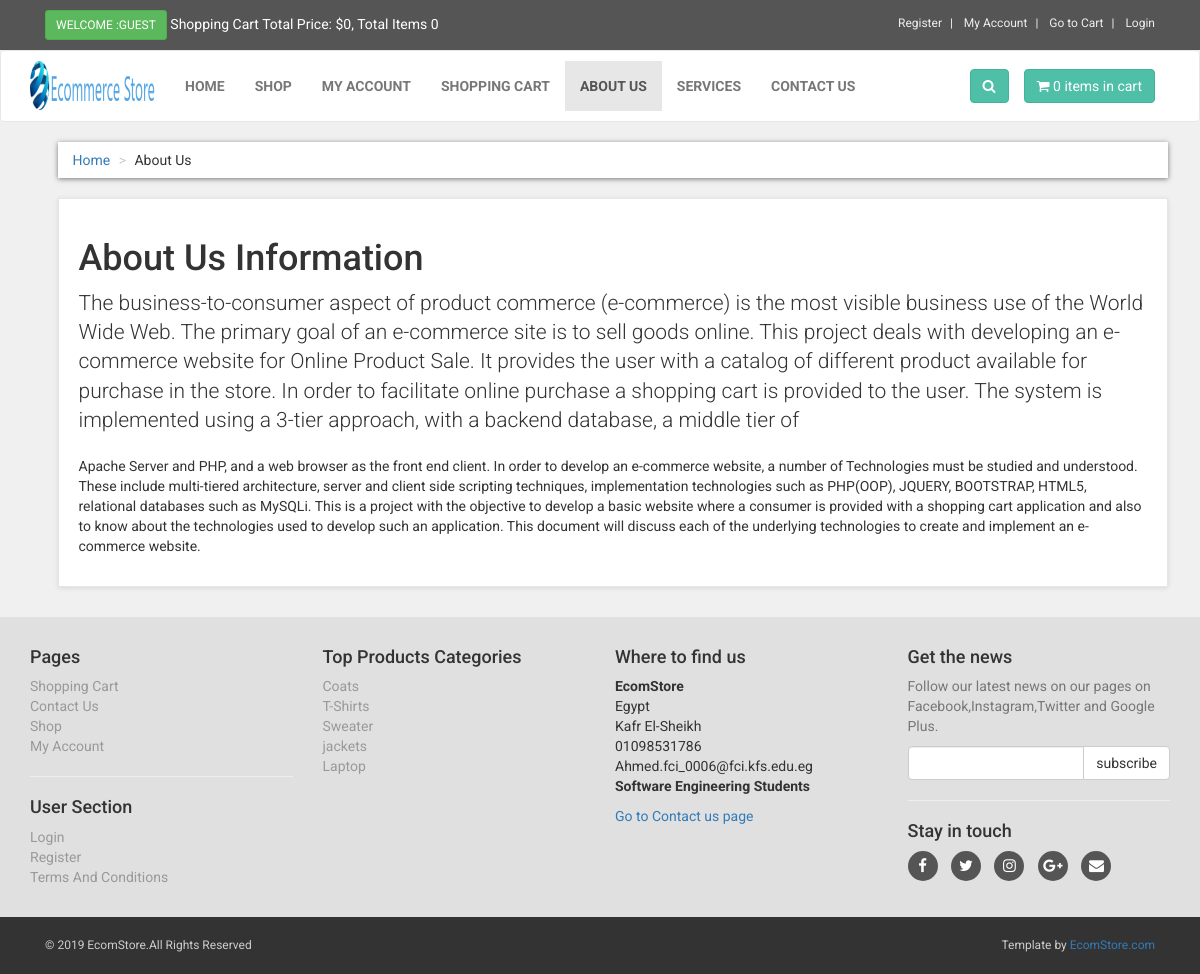
Page /about.php on the committed database.
### tables this page shows
CREATE TABLE `about_us` (
  `about_id` int(10) NOT NULL,
  `about_heading` text NOT NULL,
  `about_short_desc` text NOT NULL,
  `about_desc` text NOT NULL
);

CREATE TABLE `product_categories` (
  `p_cat_id` int(10) NOT NULL,
  `p_cat_title` text NOT NULL,
  `p_cat_top` text NOT NULL,
  `p_cat_image` text NOT NULL
);

### about.php (the view, shortened to what this page needs)
<?php
include("includes/db.php");
include("functions/functions.php");
?>
<!DOCTYPE html>
<html>
<head>
<link href="styles/bootstrap.min.css" rel="stylesheet">
<link href="styles/style.css" rel="stylesheet">
<link href="font-awesome/css/font-awesome.min.css" rel="stylesheet">
</head>
<body>
<div id="top">
<div class="container">
<div class="col-md-6 offer">
<a href="#" class="btn btn-success btn-sm" >
<?php
if(!isset($_SESSION['customer_email'])){
echo "Welcome :Guest";
}else{
echo "Welcome : " . $_SESSION['customer_email'] . "";
}
?>
</a>
<a href="#">
Shopping Cart Total Price: <?php total_price(); ?>, Total Items <?php items(); ?>
</a>
</div>
<div class="col-md-6">
<ul class="menu">
<li>
<a href="customer_register.php">
Register
</a>
</li>
<li>
<?php
if(!isset($_SESSION['customer_email'])){
echo "<a href='checkout.php' >My Account</a>";
}
else{
echo "<a href='customer/my_account.php?my_orders'>My Account</a>";
}
?>
</li>
<li>
<a href="cart.php">
Go to Cart
</a>
</li>
<li>
<?php
if(!isset($_SESSION['customer_email'])){
echo "<a href='checkout.php'> Login </a>";
}else {
echo "<a href='logout.php'> Logout </a>";
}
?>
</li>
</ul>
</div>
</div>
</div>
<div class="navbar navbar-default" id="navbar">
<div class="container" >
<div class="navbar-header">
<a class="navbar-brand home" href="index.php" >
<img src="images/EcommerceStore.png" alt="computerfever logo" class="hidden-xs" >
</a>
</div>
<div class="navbar-collapse collapse" id="navigation" >
<div class="padding-nav" >
<ul class="nav navbar-nav navbar-left">
<li>
<a href="index.php"> Home </a>
</li>
<li>
<a href="shop.php"> Shop </a>
</li>
<li>
<?php
if(!isset($_SESSION['customer_email'])){
echo "<a href='checkout.php' >My Account</a>";
}
else{
echo "<a href='customer/my_account.php?my_orders'>My Account</a>";
}
?>
</li>
<li>
<a href="cart.php"> Shopping Cart </a>
</li>
<li class="active">
<a href="about.php"> About Us </a>
</li>
<li>
<a href="services.php"> Services </a>
</li>
<li>
<a href="contact.php"> Contact Us </a>
</li>
</ul>
</div>
<a class="btn btn-primary navbar-btn right" href="cart.php">
<i class="fa fa-shopping-cart"></i>
<span> <?php items(); ?> items in cart </span>
</a>
<div class="navbar-collapse collapse right">
<button class="btn navbar-btn btn-primary" type="button" data-toggle="collapse" data-target="#search">
<i class="fa fa-search"></i>
</button>
</div>
</div>
</div>
</div>
<div id="content" >
<div class="container" >
<div class="col-md-12" >
<ul class="breadcrumb" >
<li>
<a href="index.php">Home</a>
</li>
<li>About Us</li>
</ul>
</div>
<div class="col-md-12" >
<div class="box" >
<?php
$get_about_us = "select * from about_us";
$run_about_us = mysqli_query($con,$get_about_us);
$row_about_us = mysqli_fetch_array($run_about_us);
$about_heading = $row_about_us['about_heading'];
$about_short_desc = $row_about_us['about_short_desc'];
$about_desc = $row_about_us['about_desc'];
?>
<h1> <?php echo $about_heading; ?> </h1>
<p class="lead"> <?php echo $about_short_desc; ?> </p>
<p> <?php echo $about_desc; ?> </p>
</div>
</div>
</div>
</div>
<?php
include("includes/footer.php");
?>
</body>
</html>

### includes/footer.php (shortened to what this page needs)
<div id="footer">
<div class="container">
<div class="row" >
<div class="col-md-3 col-sm-6" >
<h4>Pages</h4>
<ul>
<li><a href="cart.php">Shopping Cart</a></li>
<li><a href="contact.php">Contact Us</a></li>
<li><a href="shop.php">Shop</a></li>
<li>
<?php
if(!isset($_SESSION['customer_email'])){
echo "<a href='checkout.php' >My Account</a>";
}
else{
echo "<a href='customer/my_account.php?my_orders'>My Account</a>";
}
?>
</li>
</ul>
<hr>
<h4>User Section</h4>
<ul>
<li>
<?php
if(!isset($_SESSION['customer_email'])){
echo "<a href='checkout.php' >Login</a>";
}
else{
echo "<a href='customer/my_account.php?my_orders'>My Account</a>";
}
?>
</li>
<li><a href="customer_register.php">Register</a></li>
<li><a href="terms.php">Terms And Conditions </a></li>
</ul>
</div>
<div class="col-md-3 col-sm-6">
<h4> Top Products Categories </h4>
<ul>
<?php
$get_p_cats = "select * from product_categories";
$run_p_cats = mysqli_query($con,$get_p_cats);
while($row_p_cats = mysqli_fetch_array($run_p_cats)){
$p_cat_id = $row_p_cats['p_cat_id'];
$p_cat_title = $row_p_cats['p_cat_title'];
echo "<li> <a href='shop.php?p_cat=$p_cat_id'> $p_cat_title </a> </li>";
}
?>
</ul>
</div>
<div class="col-md-3 col-sm-6">
<h4>Where to find us</h4>
<p>
<strong>EcomStore</strong>
<br>Egypt
<br>Kafr El-Sheikh
<br>01098531786
<br>Ahmed.fci_0006@fci.kfs.edu.eg
<br>
<strong>Software Engineering Students</strong>
</p>
<a href="contact.php">Go to Contact us page</a>
</div>
<div class="col-md-3 col-sm-6">
<h4>Get the news</h4>
<p class="text-muted">
Follow our latest news on our pages on Facebook,Instagram,Twitter and Google Plus.
</p>
<form action="https://feedburner.google.com/fb/a/mailverify" method="post" target="popupwindow" onsubmit="window.open('https://feedburner.google.com/fb/a/mailverify?uri=computerfever', 'popupwindow', 'scrollbars=yes,width=550,height=520');return true">
<div class="input-group">
<input type="text" class="form-control" name="email">
<span class="input-group-btn">
<input type="submit" value="subscribe" class="btn btn-default">
</span>
</div>
</form>
<hr>
<h4> Stay in touch </h4>
<p class="social">
<a href="#"><i class="fa fa-facebook"></i></a>
<a href="#"><i class="fa fa-twitter"></i></a>
<a href="#"><i class="fa fa-instagram"></i></a>
<a href="#"><i class="fa fa-google-plus"></i></a>
<a href="#"><i class="fa fa-envelope"></i></a>
</p>
</div>
</div>
</div>
</div>
<div id="copyright">
<div class="container" >
<div class="col-md-6" >
<p class="pull-left"> &copy; 2019 EcomStore.All Rights Reserved </p>
</div>
<div class="col-md-6" >
<p class="pull-right" >
Template by <a href="#" >EcomStore.com</a>
</p>
</div>
</div>
</div>

### styles/style.css (style rules this page uses)
body { font-family: "Roboto", Helvetica, Arial, sans-serif; font-size: 14px; line-height: 1.42857143; color: #333333; background-color: #f0f0f0; overflow-x: hidden; }
#top { background: #555555; padding: 10px 0; }
#top .offer { color: #fff; }
#top .offer .btn { text-transform: uppercase; }
#top a { color: #fff; }
#top ul.menu { padding-top: 5px; margin: 0; text-align: right; font-size: 12px; list-style: none; }
#top ul.menu > li { display: inline-block; }
#top ul.menu > li a { color: #eeeeee; }
#top ul.menu > li + li:before { content: "|\00a0"; padding: 0 5px; color: #f7f7f7; }
.navbar { background:white; }
.navbar-collapse .right { float:right; }
.navbar-brand { float:left; padding: 10px 15px; font-size:18px; line-height:20px; height:70px; }
.navbar ul.nav > li > a { text-transform:uppercase; font-weight:bold; font-size:14px; }
.padding-nav { padding-top:10px; }
.btn-primary { color:rgb(255, 255, 255); background-color:rgb(79, 191, 168); border-color:rgb(65, 179, 156); }
.box { background: #fff; margin: 0 0 30px; border: solid 1px #e6e6e6; box-sizing: border-box; padding:20px; box-shadow: 0 1px 5px rgba(0, 0, 0, 0.1); }
#content { padding-left:25px; }
.breadcrumb { padding: 8px 15px; margin-bottom:20px; background-color: #ffffff; border-radius: 0; box-shadow: 0 1px 5px rgba(0, 0, 0, 0.5); }
.breadcrumb > li + li:before { content: ">\00a0"; color:#cccccc; }
#footer { background: #e0e0e0; padding: 20px 0; }
#footer ul { padding-left: 0; list-style: none; }
#footer ul a { color:#999999; padding: 20px 0; }
#footer .social { text-align: left; }
#footer .social a { margin: 0 10px 0 0; color: #fff; display: inline-block; width: 30px; height: 30px; border-radius: 15px; line-height: 30px; font-size: 15px; text-align: center; transition: all 0.2s ease-out; vertical-align: bottom; background-color:#555555; }
#copyright { background:#333; color:#ccc; padding:20px 0; font-size:12px; }
#copyright p { margin: 0; }

### rows in the picture
about_us: about_heading "About Us Information", about_short_desc "The business-to-consumer aspect of product commerce (e-commerce) is the most visible business use of the World Wide Web. The primary goal of an e-commerce site is to sell goods online. This project deals with developing an e-commerce website for Online Product Sale. It provides the user with a catalog of different product available for purchase in the store. In order to facilitate online purchase a shopping cart is provided to the user. The system is implemented using a 3-tier approach, with a backend database, a middle tier of", about_desc "Apache Server and PHP, and a web browser as the front end client. In order to develop an e-commerce website, a number of Technologies must be studied and understood. These include multi-tiered architecture, server and client side scripting techniques, implementation technologies such as PHP(OOP), JQUERY, BOOTSTRAP, HTML5, relational databases such as MySQLi. This is a project with the objective to develop a basic website where a consumer is provided with a shopping cart application and also to know about the technologies used to develop such an application. This document will discuss each of the underlying technologies to create and implement an e-commerce website."
product_categories: p_cat_title "Coats"
product_categories: p_cat_title "T-Shirts"
product_categories: p_cat_title "Sweater"
product_categories: p_cat_title "jackets"
product_categories: p_cat_title "Laptop"

### other values in the picture
$total "0"
$count_items "0 0"
